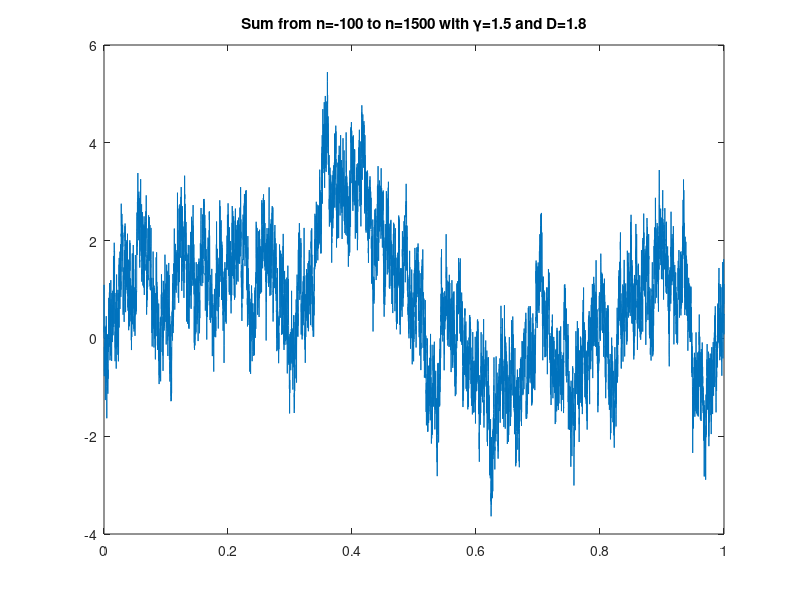

Reproduce this figure in MATLAB.
%Weierstrass-Mandelbrot Function
%Kieran Hobden
%22-Jun-'20

%The Weierstrass-Mandelbrot function is given in:
%https://royalsocietypublishing.org/doi/pdf/10.1098/rspa.1980.0044
%(Univariate)
%https://royalsocietypublishing.org/doi/pdf/10.1098/rspa.1985.0083
%(Multivariate)

%We set phi to be a uniformly distributed number in the range [0,2*pi]
%so the WM function is now a Gaussian function

%D=1 recovers the convergent series
%D=1.5 recovers the 'Brownian' fractal
%D->2 recovers the 'extreme' fractal

tic
%Define constants
gamma = 1.5;
D = 1.8; %Hausdorff-Besicovitch (fractal) dimension
nmin = -100; nmax = 1500; %Range of sum
Nx = 10000; %No. x increments in range [0,1]

%Generate the set {phi_n} of uniformly distributed random numbers
rng('default')
phi = 2*pi*rand(nmax-nmin+1,1);

%Initialise arrays and evaluate WM function
x = linspace(0,1,Nx);
n(:,1) = nmin:nmax;
summand = gamma.^(-n*(2-D)).*(cos(phi)-cos((gamma.^n).*x+phi));
WMF = sum(summand);

%Plot WM function
figure('Name','Weierstrass-Mandelbrot Function','NumberTitle','off');
plot(x,WMF);
mytitleText = ['Sum from n=', num2str(nmin), ' to n=', num2str(nmax), ...
    ' with \gamma=', num2str(gamma), ' and D=', num2str(D)];
title(mytitleText);
toc